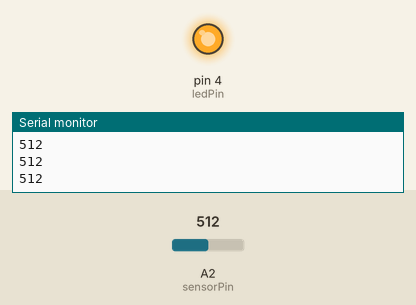
This sketch was run on a simulated Arduino Uno, built with avr-gcc and run on an emulated ATmega328P. Shown: output pins drawn as LEDs (lit = HIGH), the last lines printed to the serial monitor. The inputs (shaded band) are chosen by the test bench; at power-on: A2 (sensorPin) = 512.

Above: at 1.2 s.
1.3 s: A2 (sensorPin) set to 408
2.8 s: A2 (sensorPin) set to 385
At 3.3 s:
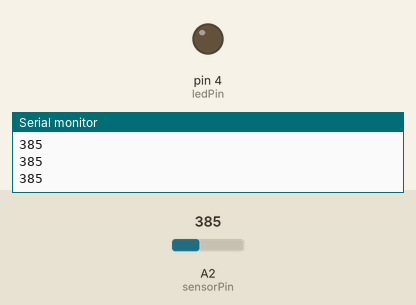
4.3 s: A2 (sensorPin) set to 410
At 5.5 s:
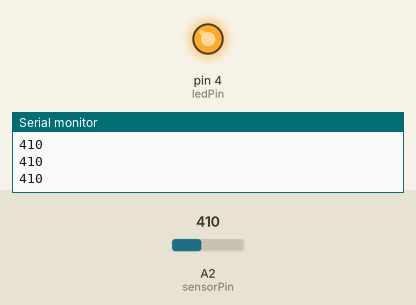
5.8 s: A2 (sensorPin) set to 390
At 6.8 s:
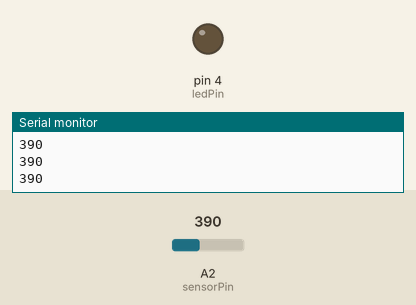
Timing chart, 0 to 8.3 s (numbered marks = the images above; inputs shaded):
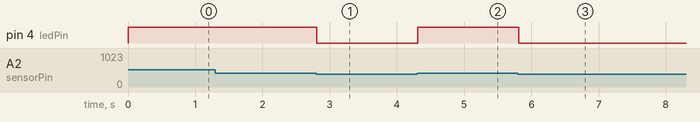

Measured:
- the behaviour switches between 401 and 400 on A2 (sensorPin) (found by bisection; images 0 and 1)
- after the input at 2.8 s, pin 4 (ledPin): HIGH → LOW at once
- after the input at 4.3 s, pin 4 (ledPin): LOW → HIGH at once
- after the input at 5.8 s, pin 4 (ledPin): HIGH → LOW at once

The sketch:

led_sound_control.ino
```cpp
const int ledPin = 4;
const int sensorPin = A2;

int sensorValue = 0;

void setup() {
    pinMode(ledPin, OUTPUT);
    pinMode(sensorPin, INPUT);
    Serial.begin(9600);
}

void loop() {
    sensorValue = analogRead(sensorPin);
    Serial.println(sensorValue);

    if (sensorValue > 400) {
        digitalWrite(ledPin, HIGH);
        delay(100);
    }
    else {
        digitalWrite(ledPin, LOW);
    }
}
```
